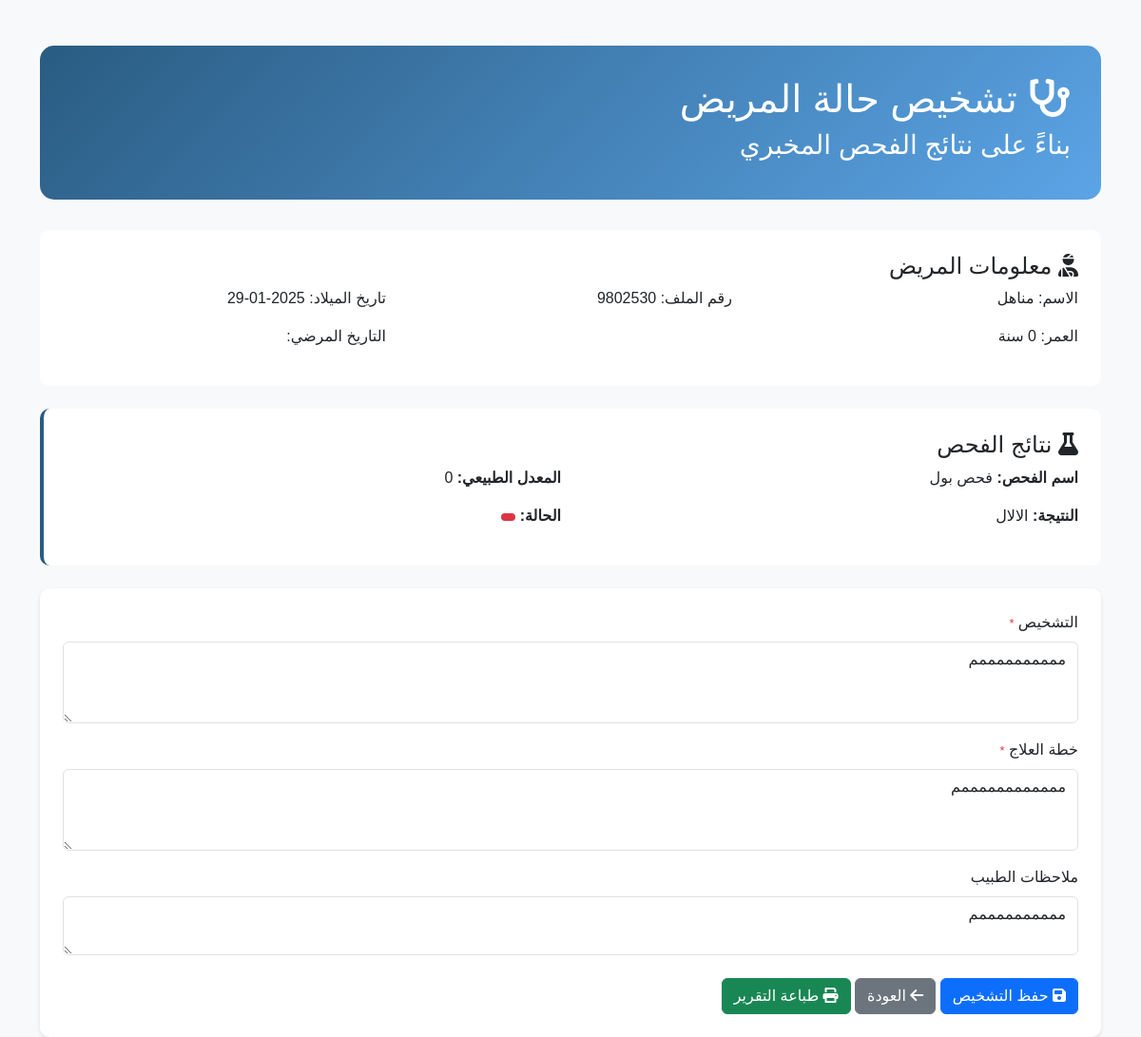
The app's page /appointments.php (signed in) with its own data.
### tables this page shows
CREATE TABLE `lab_tests` (
  `test_id` int(11) NOT NULL,
  `patient_id` int(11) NOT NULL,
  `test_name` varchar(100) NOT NULL,
  `request_date` datetime DEFAULT current_timestamp(),
  `completion_date` datetime DEFAULT NULL,
  `result_value` varchar(255) DEFAULT NULL,
  `status` enum('pending','completed') DEFAULT 'pending',
  `test_type` varchar(100) NOT NULL,
  `priority` varchar(100) NOT NULL,
  `notes` varchar(1000) NOT NULL,
  `normal_range` int(100) NOT NULL,
  `diagnosis` varchar(500) NOT NULL,
  `treatment_plan` varchar(500) NOT NULL,
  `doctor_notes` varchar(500) NOT NULL,
  `diagnosis_date` varchar(500) NOT NULL
);

CREATE TABLE `patients` (
  `patient_id` int(11) NOT NULL,
  `name` varchar(100) NOT NULL,
  `date_of_birth` date NOT NULL,
  `gender` enum('male','female','other') NOT NULL,
  `contact_info` varchar(255) DEFAULT NULL,
  `medical_history` text DEFAULT NULL,
  `unique_id` varchar(7) NOT NULL
);

### appointments.php (the view, shortened to what this page needs)
<?php
include('config.php');
$test_id = isset($_GET['test_id']) ? intval($_GET['test_id']) : 2;
$test_data = [];
$patient_data = [];
if ($test_id > 0) {
    $query = "SELECT lt.*, p.name AS patient_name, p.unique_id, p.date_of_birth, p.medical_history
              FROM lab_tests lt
              JOIN patients p ON lt.patient_id = p.patient_id
              WHERE lt.test_id = $test_id";
    $result = mysqli_query($conn, $query);
    $test_data = mysqli_fetch_assoc($result);
    if ($test_data) {
        $patient_data = [
            'age' => date_diff(date_create($test_data['date_of_birth']), date_create('today'))->y,
        ];
    }
}
?>
<!DOCTYPE html>
<html lang="ar" dir="rtl">
<head>
    <link href="https://cdn.jsdelivr.net/npm/bootstrap@5.3.0-alpha1/dist/css/bootstrap.min.css" rel="stylesheet">
    <link href="https://cdnjs.cloudflare.com/ajax/libs/font-awesome/6.0.0-beta3/css/all.min.css" rel="stylesheet">
</head>
<body>
    <div class="container mt-5">
        <?php if(empty($test_data)): ?>
            <div class="alert alert-danger">الفحص المطلوب غير موجود</div>
        <?php else: ?>
            <div class="diagnosis-header">
                <h1><i class="fas fa-stethoscope"></i> تشخيص حالة المريض</h1>
                <h3>بناءً على نتائج الفحص المخبري</h3>
            </div>
            <div class="patient-info">
                <h4><i class="fas fa-user-injured"></i> معلومات المريض</h4>
                <div class="row">
                    <div class="col-md-4">
                        <p>الاسم: <?= htmlspecialchars($test_data['patient_name']) ?></p>
                        <p>العمر: <?= $patient_data['age'] ?> سنة</p>
                    </div>
                    <div class="col-md-4">
                        <p>رقم الملف: <?= htmlspecialchars($test_data['unique_id']) ?></p>
                    </div>
                    <div class="col-md-4">
                        <p>تاريخ الميلاد: <?= htmlspecialchars($test_data['date_of_birth']) ?></p>
                        <p>التاريخ المرضي: <?= nl2br(htmlspecialchars($test_data['medical_history'])) ?></p>
                    </div>
                </div>
            </div>
            <div class="test-results">
                <h4><i class="fas fa-flask"></i> نتائج الفحص</h4>
                <div class="row">
                    <div class="col-md-6">
                        <p><strong>اسم الفحص:</strong> <?= htmlspecialchars($test_data['test_name']) ?></p>
                        <p><strong>النتيجة:</strong> <?= htmlspecialchars($test_data['result_value']) ?></p>
                    </div>
                    <div class="col-md-6">
                        <p><strong>المعدل الطبيعي:</strong> <?= htmlspecialchars($test_data['normal_range']) ?></p>
                        <p><strong>الحالة:</strong>
                            <span class="badge bg-<?= $test_data['status'] == 'normal' ? 'success' : 'danger' ?>">
                            </span>
                        </p>
                    </div>
                </div>
            </div>
            <div class="diagnosis-form">
                <form method="post">
                    <div class="row g-3">
                        <div class="col-12">
                            <label class="form-label">
                                التشخيص <span class="required-star">*</span>
                            </label>
                            <textarea name="diagnosis" class="form-control" rows="3" required
                                placeholder="أدخل التشخيص الطبي..."><?= htmlspecialchars($test_data['diagnosis'] ?? '') ?></textarea>
                        </div>
                        <div class="col-12">
                            <label class="form-label">
                                خطة العلاج <span class="required-star">*</span>
                            </label>
                            <textarea name="treatment_plan" class="form-control" rows="3" required
                                placeholder="أدخل خطة العلاج..."><?= htmlspecialchars($test_data['treatment_plan'] ?? '') ?></textarea>
                        </div>
                        <div class="col-12">
                            <label class="form-label">ملاحظات الطبيب</label>
                            <textarea name="notes" class="form-control" rows="2"
                                placeholder="أدخل أي ملاحظات إضافية..."><?= htmlspecialchars($test_data['doctor_notes'] ?? '') ?></textarea>
                        </div>
                        <div class="col-12 mt-4">
                            <button type="submit" class="btn btn-primary">
                                <i class="fas fa-save"></i> حفظ التشخيص
                            </button>
                            <a href="doctor_dashboard.php" class="btn btn-secondary">
                                <i class="fas fa-arrow-left"></i> العودة
                            </a>
                            <a href="patient_report.php?test_id=<?= $test_id ?>" class="btn btn-success">
                                <i class="fas fa-print"></i> طباعة التقرير
                            </a>
                        </div>
                    </div>
                </form>
            </div>
        <?php endif; ?>
    </div>
</body>
</html>

### appointments.php (style rules this page uses)
body { background-color: #f8f9fa; font-family: 'Arial', sans-serif; }
.diagnosis-header { background: linear-gradient(135deg, #2A5C82, #5BA4E6); color: white; padding: 2rem; border-radius: 15px; margin-bottom: 2rem; }
.patient-info { background: white; border-radius: 10px; padding: 1.5rem; margin-bottom: 1.5rem; }
.test-results { border-left: 4px solid #2A5C82; background: white; border-radius: 10px; padding: 1.5rem; margin-bottom: 1.5rem; }
.diagnosis-form { background: white; border-radius: 10px; padding: 1.5rem; box-shadow: 0 2px 4px rgba(0,0,0,0.1); }
.required-star { color: #dc3545; font-size: 0.8em; }

### records on screen
lab_tests: patient.name "مناهل", normal_range "0", patient.unique_id "9802530", patient.date_of_birth "2025-01-29", test_name "فحص بول", result_value "الالال", diagnosis "ممممممممممم", treatment_plan "ممممممممممممم", notes "ممممممممممم"
